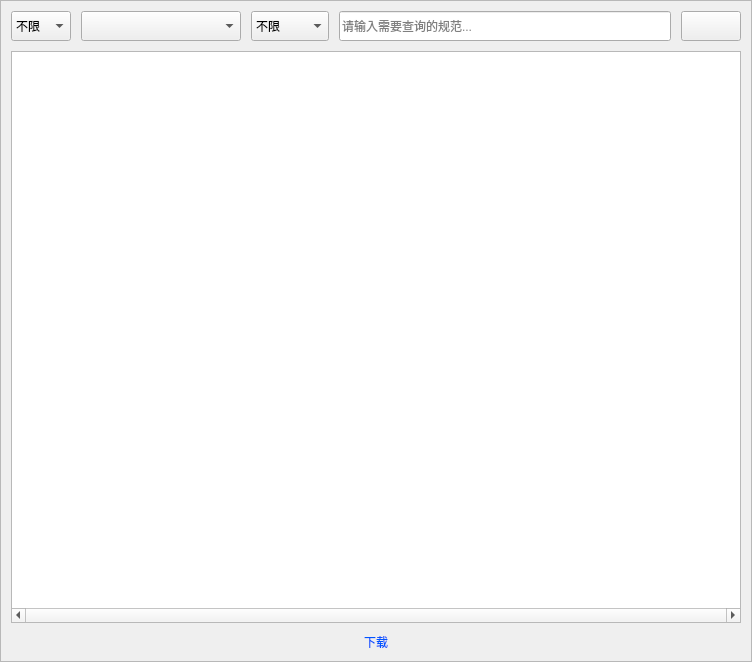
               <widget class="QWidget" name="page_Check">
                <layout class="QHBoxLayout" name="horizontalLayout_5">
                 <property name="spacing">
                  <number>0</number>
                 </property>
                 <property name="leftMargin">
                  <number>0</number>
                 </property>
                 <property name="topMargin">
                  <number>0</number>
                 </property>
                 <property name="rightMargin">
                  <number>0</number>
                 </property>
                 <property name="bottomMargin">
                  <number>0</number>
                 </property>
                 <item>
                  <widget class="QFrame" name="frame_8">
                   <property name="minimumSize">
                    <size>
                     <width>0</width>
                     <height>0</height>
                    </size>
                   </property>
                   <property name="maximumSize">
                    <size>
                     <width>16777215</width>
                     <height>16777215</height>
                    </size>
                   </property>
                   <property name="styleSheet">
                    <string notr="true"/>
                   </property>
                   <property name="frameShape">
                    <enum>QFrame::StyledPanel</enum>
                   </property>
                   <property name="frameShadow">
                    <enum>QFrame::Raised</enum>
                   </property>
                   <layout class="QVBoxLayout" name="verticalLayout_8">
                    <property name="spacing">
                     <number>10</number>
                    </property>
                    <property name="leftMargin">
                     <number>10</number>
                    </property>
                    <property name="topMargin">
                     <number>10</number>
                    </property>
                    <property name="rightMargin">
                     <number>10</number>
                    </property>
                    <property name="bottomMargin">
                     <number>10</number>
                    </property>
                    <item>
                     <widget class="QFrame" name="frame_10">
                      <layout class="QHBoxLayout" name="horizontalLayout_9">
                       <property name="spacing">
                        <number>10</number>
                       </property>
                       <property name="leftMargin">
                        <number>0</number>
                       </property>
                       <property name="topMargin">
                        <number>0</number>
                       </property>
                       <property name="rightMargin">
                        <number>0</number>
                       </property>
                       <property name="bottomMargin">
                        <number>0</number>
                       </property>
                       <item>
                        <widget class="QComboBox" name="comboBox_1">
                         <property name="minimumSize">
                          <size>
                           <width>60</width>
                           <height>30</height>
                          </size>
                         </property>
                         <property name="maximumSize">
                          <size>
                           <width>60</width>
                           <height>30</height>
                          </size>
                         </property>
                         <item>
                          <property name="text">
                           <string>不限</string>
                          </property>
                         </item>
                         <item>
                          <property name="text">
                           <string>国标</string>
                          </property>
                         </item>
                         <item>
                          <property name="text">
                           <string>地标</string>
                          </property>
                         </item>
                         <item>
                          <property name="text">
                           <string>行标</string>
                          </property>
                         </item>
                         <item>
                          <property name="text">
                           <string>团标</string>
                          </property>
                         </item>
                        </widget>
                       </item>
                       <item>
                        <widget class="QComboBox" name="comboBox_2">
                         <property name="minimumSize">
                          <size>
                           <width>160</width>
                           <height>30</height>
                          </size>
                         </property>
                         <property name="maximumSize">
                          <size>
                           <width>160</width>
                           <height>30</height>
                          </size>
                         </property>
                        </widget>
                       </item>
                       <item>
                        <widget class="QComboBox" name="comboBox_3">
                         <property name="minimumSize">
                          <size>
                           <width>0</width>
                           <height>30</height>
                          </size>
                         </property>
                         <item>
                          <property name="text">
                           <string>不限</string>
                          </property>
                         </item>
                         <item>
                          <property name="text">
                           <string>现行</string>
                          </property>
                         </item>
                         <item>
                          <property name="text">
                           <string>作废</string>
                          </property>
                         </item>
                         <item>
                          <property name="text">
                           <string>废止</string>
                          </property>
                         </item>
                         <item>
                          <property name="text">
                           <string>即将实施</string>
                          </property>
                         </item>
                        </widget>
                       </item>
                       <item>
                        <widget class="QLineEdit" name="lineEdit_Search">
                         <property name="minimumSize">
                          <size>
                           <width>0</width>
                           <height>30</height>
                          </size>
                         </property>
                         <property name="placeholderText">
                          <string>请输入需要查询的规范...</string>
                         </property>
                        </widget>
                       </item>
                       <item>
                        <widget class="QPushButton" name="pushButton_Search">
                         <property name="minimumSize">
                          <size>
                           <width>60</width>
                           <height>30</height>
                          </size>
                         </property>
                         <property name="text">
                          <string/>
                         </property>
                         <property name="icon">
                          <iconset resource="res.qrc">
                           <normaloff>:/icons/icons/3917754.png</normaloff>:/icons/icons/3917754.png</iconset>
                         </property>
                        </widget>
                       </item>
                      </layout>
                     </widget>
                    </item>
                    <item>
                     <widget class="QTableWidget" name="tableWidget">
                      <property name="enabled">
                       <bool>true</bool>
                      </property>
                      <property name="sizePolicy">
                       <sizepolicy hsizetype="Fixed" vsizetype="Fixed">
                        <horstretch>0</horstretch>
                        <verstretch>0</verstretch>
                       </sizepolicy>
                      </property>
                      <property name="minimumSize">
                       <size>
                        <width>730</width>
                        <height>572</height>
                       </size>
                      </property>
                      <property name="maximumSize">
                       <size>
                        <width>730</width>
                        <height>572</height>
                       </size>
                      </property>
                      <property name="sizeIncrement">
                       <size>
                        <width>0</width>
                        <height>0</height>
                       </size>
                      </property>
                      <property name="horizontalScrollBarPolicy">
                       <enum>Qt::ScrollBarAlwaysOn</enum>
                      </property>
                      <property name="editTriggers">
                       <set>QAbstractItemView::NoEditTriggers</set>
                      </property>
                      <property name="alternatingRowColors">
                       <bool>true</bool>
                      </property>
                      <property name="sortingEnabled">
                       <bool>true</bool>
                      </property>
                      <attribute name="horizontalHeaderVisible">
                       <bool>false</bool>
                      </attribute>
                      <attribute name="horizontalHeaderCascadingSectionResizes">
                       <bool>true</bool>
                      </attribute>
                      <attribute name="horizontalHeaderDefaultSectionSize">
                       <number>80</number>
                      </attribute>
                      <attribute name="horizontalHeaderHighlightSections">
                       <bool>true</bool>
                      </attribute>
                      <attribute name="horizontalHeaderShowSortIndicator" stdset="0">
                       <bool>true</bool>
                      </attribute>
                      <attribute name="horizontalHeaderStretchLastSection">
                       <bool>true</bool>
                      </attribute>
                      <attribute name="verticalHeaderVisible">
                       <bool>false</bool>
                      </attribute>
                      <attribute name="verticalHeaderCascadingSectionResizes">
                       <bool>true</bool>
                      </attribute>
                      <attribute name="verticalHeaderDefaultSectionSize">
                       <number>40</number>
                      </attribute>
                      <attribute name="verticalHeaderHighlightSections">
                       <bool>true</bool>
                      </attribute>
                      <attribute name="verticalHeaderShowSortIndicator" stdset="0">
                       <bool>true</bool>
                      </attribute>
                      <attribute name="verticalHeaderStretchLastSection">
                       <bool>true</bool>
                      </attribute>
                      <column>
                       <property name="text">
                        <string>标准编号</string>
                       </property>
                      </column>
                      <column>
                       <property name="text">
                        <string>标准名称</string>
                       </property>
                      </column>
                      <column>
                       <property name="text">
                        <string>实施日期</string>
                       </property>
                      </column>
                      <column>
                       <property name="text">
                        <string>作废日期</string>
                       </property>
                      </column>
                      <column>
                       <property name="text">
                        <string>执行状态</string>
                       </property>
                      </column>
                      <column>
                       <property name="text">
                        <string>下载链接</string>
                       </property>
                      </column>
                     </widget>
                    </item>
                    <item>
                     <widget class="QPushButton" name="pushButton_DownLoad">
                      <property name="sizePolicy">
                       <sizepolicy hsizetype="Preferred" vsizetype="Preferred">
                        <horstretch>0</horstretch>
                        <verstretch>0</verstretch>
                       </sizepolicy>
                      </property>
                      <property name="minimumSize">
                       <size>
                        <width>0</width>
                        <height>0</height>
                       </size>
                      </property>
                      <property name="styleSheet">
                       <string notr="true">color: rgb(0, 85, 255);
border: none;</string>
                      </property>
                      <property name="text">
                       <string>下载</string>
                      </property>
                      <property name="icon">
                       <iconset resource="res.qrc">
                        <normaloff>:/icons/icons/3917330.png</normaloff>:/icons/icons/3917330.png</iconset>
                      </property>
                     </widget>
                    </item>
                   </layout>
                  </widget>
                 </item>
                </layout>
               </widget>
